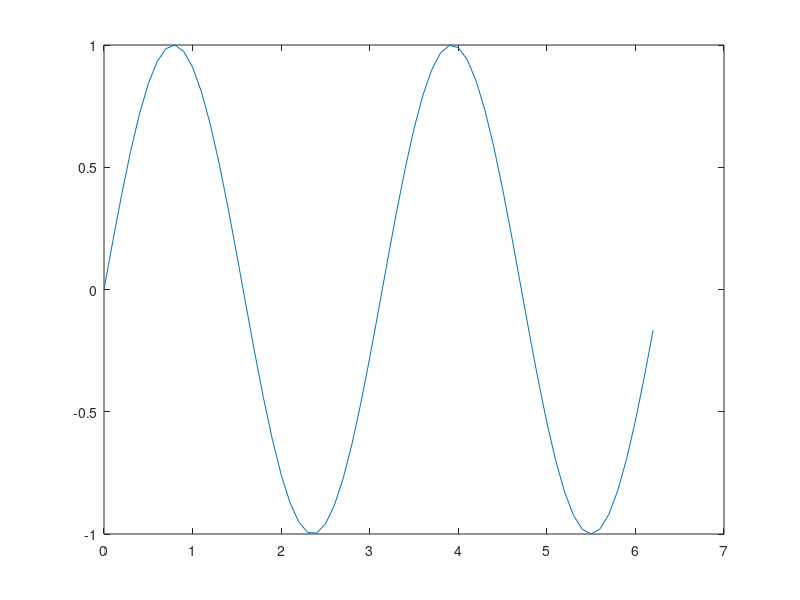

Reproduce this figure in MATLAB. (Note: this script raises an error after producing the figure.)
clear;
clc;
x=0:0.1:2*pi; %Definisco intervallo
funzione=sin(2*x);%retta
figure(1);
plot(x,funzione);
funzione_perturbata=(1/5)*rand(size(x))+funzione; %introduco perturbazione tramite rand()
[polinomio_approssimato,coefficienti]=approssimazione(x,funzione_perturbata,7); %vado ad approssimare
figure(2);
plot(x,funzione_perturbata);
figure(3);
plot(x,polinomio_approssimato);
polinomio_interpolato=interp1(x,funzione_perturbata,x);
figure(4);
plot(x,polinomio_interpolato);








